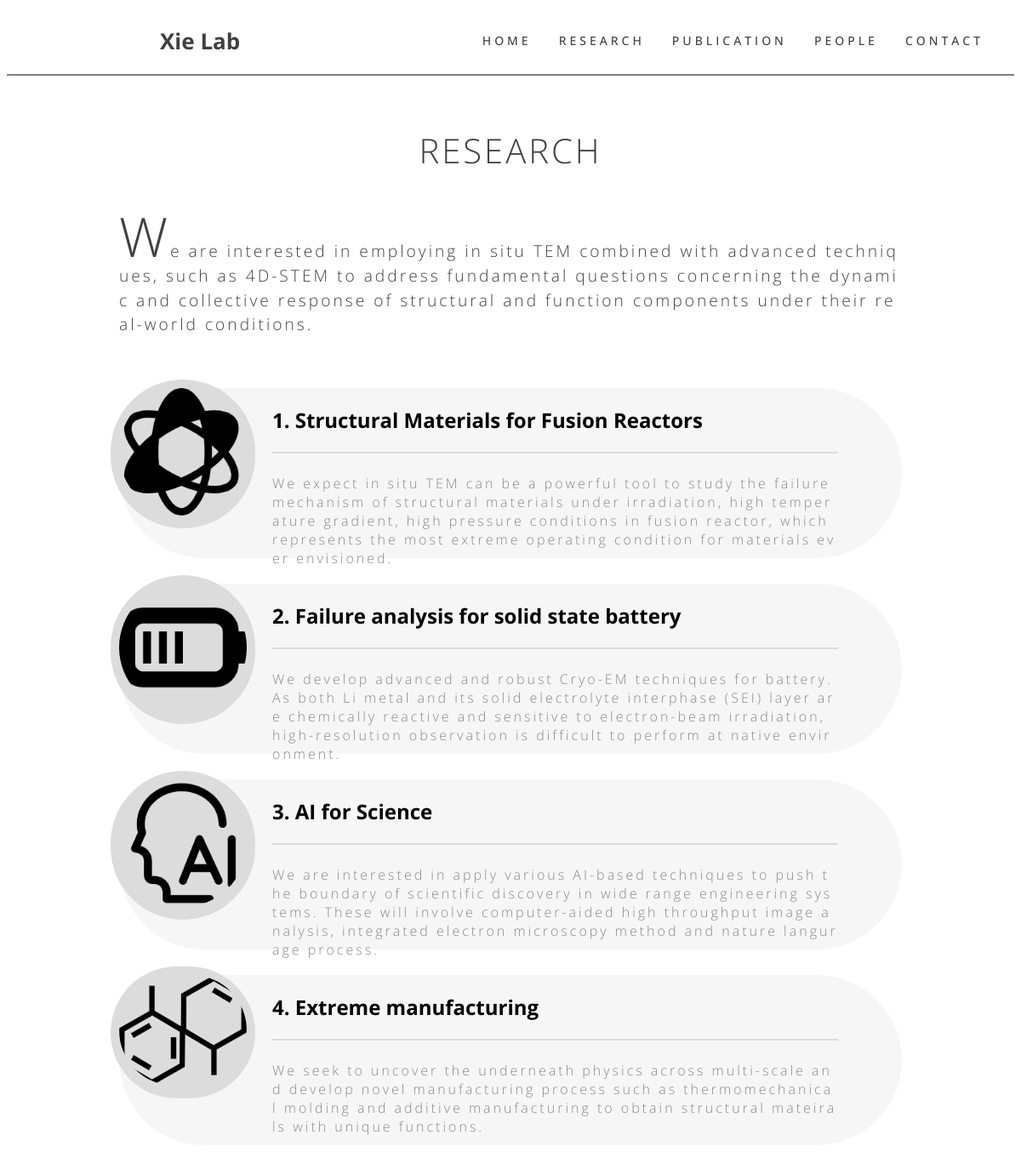
Screenshot of /research with the database file from the repository.
### research/models.py (models this page shows, shortened)
class Abstract(models.Model):
    description = models.TextField()

class Research(models.Model):
    direction = models.CharField(max_length=200)
    description = models.TextField()
    order = models.IntegerField()
    icon = models.ImageField('icon', upload_to=user_directory_path, blank=True, null=True)
    def __str__(self):
        return str(self.order) + ". " + self.direction

### research/views.py (the view)
# urls.py: path("", views.show, name="index"),
def show(request):
    abstract = Abstract.objects.all()[0]
    researches = Research.objects.order_by('order')
    context = {'abstract': abstract, 'researches': researches}
    return render(request, 'research/research.html', context)

### research/templates/research/research.html (shortened to what this page needs)
<!DOCTYPE html>
<html lang="en" >
{% load static %}
<head>
<link rel='stylesheet' href='https://cdnjs.cloudflare.com/ajax/libs/modern-normalize/1.0.0/modern-normalize.min.css'>
<link rel="stylesheet" href={% static 'research/style.css' %}>
<link rel="stylesheet" href={% static 'research/list.css' %}>
</head>
<body>
<main id="page" class="o-page">
  <header class="o-header">
    <h1 class="c-logo"><a class="c-logo__link" href=# target="_blank">Xie Lab</a></h1>
    <nav class="c-main-menu" aria-labelledby="mainmenulabel">
      <ul class="c-main-menu__list">
        <li><a class="c-main-menu__link" href="{%url 'homepage:index'%}">Home</a></li>
        <li><a aria-current="page" class="is-magic-active c-main-menu__link" href="{%url 'research:index'%}">Research</a></li>
        <li><a class="c-main-menu__link" href="{%url 'publication:index'%}">Publication</a></li>
        <li><a class="c-main-menu__link" href="{%url 'people:index'%}">People</a></li>
        <li><a class="c-main-menu__link" href="{%url 'contact:index'%}">Contact</a></li>
      </ul>
    </nav>
  </header>
  <section class="o-main-section">
    <h2 class="c-main-heading">Research</h2>
    {% if abstract %}
      <p class="c-main-abstract">
          {{ abstract.description }}
      </p>
    {% endif %}
    <div class="container list-article">
  <div class="row">
      {% if researches %}
          {% for research in researches %}
              <div class="col-xs-12 article-wrapper">
                  <article>
                    <div class="img-wrapper"><img src="{{research.icon.url}}" alt="" /></div>
                    <h1>{{ research }}</h1>
                    <p>{{ research.description }}</p>
                  </article>
              </div>
          {% endfor %}
      {% else %}
          <p>No Researches are available Now.</p>
      {% endif %}
  </div>
</div>
  </section>
</main>
</body>
</html>

### research/static/research/style.css (style rules this page uses)
:root { --black: #404040; --white: #fff; --gray: rgba(64, 64, 64, 0.15); --font-courgett: "Open Sans", sans-serif; --font-open-sans: "Open Sans", sans-serif; --font-light: 300; }
.c-main-menu__list { list-style: none; margin: 0; padding: 0; }
body { background-color: var(--white); color: var(--black); font-family: var(--font-open-sans); }
.o-page { max-width: 100%; overflow-x: hidden; width: 100%; }
.o-header { align-items: center; display: flex; justify-content: space-between; padding: 1.25rem; border-bottom: 2px solid gray; }
.o-main-section { max-width: 57.5rem; margin: 0 auto 5rem; }
.c-logo { font-family: var(--font-courgett); font-size: 1.625rem; margin: 0 0 0 10rem; }
.c-logo__link { color: var(--black); text-decoration: none; }
.c-main-menu { font-weight: 500; }
.c-main-menu__list { display: flex; }
.c-main-menu__link { color: var(--black); display: inline-block; font-size: 0.875rem; letter-spacing: 0.25rem; margin: 0 0.375rem; padding: 0.625rem; text-decoration: none; text-transform: uppercase; }
.c-main-heading { font-size: 2.5rem; font-weight: var(--font-light); letter-spacing: 0.1875rem; margin: 3.75rem 0; text-align: center; text-transform: uppercase; }
.c-main-abstract { font-size: 1.2rem; font-weight: var(--font-light); letter-spacing: 0.1875rem; margin: 3.75rem 0; word-break: break-all; line-height: 150%; }
.c-main-abstract:first-letter { font-size: 4rem; }

### research/static/research/list.css (style rules this page uses)
.article-wrapper { -moz-transition: width 0.4s; -o-transition: width 0.4s; -webkit-transition: width 0.4s; transition: width 0.4s; font-family: "Open Sans", sans-serif; }
.article-wrapper p { font-size: 1rem; font-weight: 300; letter-spacing: 0.1875rem; word-break: break-all; }
article { position: relative; padding-left: 180px; padding-right: 75px; height: 200px; margin-bottom: 30px; background-color: rgb(246, 246, 246); -moz-border-radius: 150px; -webkit-border-radius: 150px; border-radius: 150px; cursor: pointer; }
article .img-wrapper { position: absolute; top: -10px; left: -10px; -moz-border-radius: 100px; -webkit-border-radius: 100px; border-radius: 100px; background-color: rgb(220, 220, 220); padding: 10px; z-index: 1000; -moz-transition: all 0.2s; -o-transition: all 0.2s; -webkit-transition: all 0.2s; transition: all 0.2s; }
article .img-wrapper img { -moz-border-radius: 100px; -webkit-border-radius: 100px; border-radius: 100px; -moz-transition: all 0.2s; -o-transition: all 0.2s; -webkit-transition: all 0.2s; transition: all 0.2s; width: 150px; }
article h1 { height: 75px; line-height: 75px; font-size: 24px; border-bottom: 2px solid rgba(64, 64, 64, 0.15); color: black; -moz-transition: all 0.4s; -o-transition: all 0.4s; -webkit-transition: all 0.4s; transition: all 0.4s; font-family: "Open Sans", sans-serif; }
article p { color: #888; }

### rows the page displays
Abstract: description "We are interested in employing in situ TEM combined with advanced techniques, such as 4D-STEM to address fundamental questions concerning the dynamic and collective response of structural and function components under their real-world conditions."
Research: icon (picture), order+direction "1. Structural Materials for Fusion Reactors", description "We expect in situ TEM can be a powerful tool to study the failure mechanism of structural materials under irradiation, high temperature gradient, high pressure conditions in fusion reactor, which represents the most extreme operating condition for materials ever envisioned."
Research: icon (picture), order+direction "2. Failure analysis for solid state battery", description "We develop advanced and robust Cryo-EM techniques for battery. As both Li metal and its solid electrolyte interphase (SEI) layer are chemically reactive and sensitive to electron-beam irradiation, high-resolution observation is difficult to perform at native environment."
Research: icon (picture), order+direction "3. AI for Science", description "We are interested in apply various AI-based techniques to push the boundary of scientific discovery in wide range engineering systems. These will involve computer-aided high throughput image analysis, integrated electron microscopy method and nature langurage process."
Research: icon (picture), order+direction "4. Extreme manufacturing", description "We seek to uncover the underneath physics across multi-scale and develop novel manufacturing process such as thermomechanical molding and additive manufacturing to obtain structural mateirals with unique functions."
